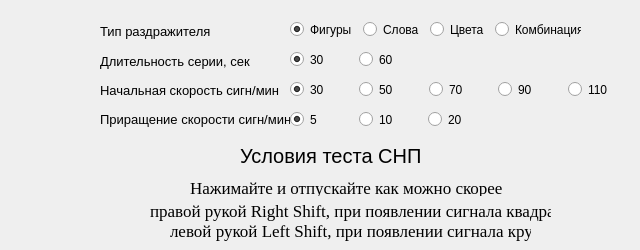
      <widget class="QWidget" name="page_7">
       <widget class="QLabel" name="label_44">
        <property name="geometry">
         <rect>
          <x>170</x>
          <y>220</y>
          <width>361</width>
          <height>21</height>
         </rect>
        </property>
        <property name="font">
         <font>
          <family>Times New Roman</family>
          <pointsize>13</pointsize>
         </font>
        </property>
        <property name="text">
         <string>левой рукой Left Shift, при появлении сигнала круг</string>
        </property>
       </widget>
       <widget class="QWidget" name="layoutWidget_14">
        <property name="geometry">
         <rect>
          <x>290</x>
          <y>20</y>
          <width>291</width>
          <height>19</height>
         </rect>
        </property>
        <layout class="QHBoxLayout" name="horizontalLayout_19">
         <item>
          <widget class="QRadioButton" name="radioButton_54">
           <property name="text">
            <string>Фигуры</string>
           </property>
           <property name="checked">
            <bool>true</bool>
           </property>
          </widget>
         </item>
         <item>
          <widget class="QRadioButton" name="radioButton_55">
           <property name="text">
            <string>Слова</string>
           </property>
          </widget>
         </item>
         <item>
          <widget class="QRadioButton" name="radioButton_56">
           <property name="text">
            <string>Цвета</string>
           </property>
          </widget>
         </item>
         <item>
          <widget class="QRadioButton" name="radioButton_57">
           <property name="text">
            <string>Комбинация</string>
           </property>
          </widget>
         </item>
        </layout>
       </widget>
       <widget class="QWidget" name="layoutWidget_15">
        <property name="geometry">
         <rect>
          <x>100</x>
          <y>20</y>
          <width>190</width>
          <height>111</height>
         </rect>
        </property>
        <layout class="QVBoxLayout" name="verticalLayout_9">
         <item>
          <widget class="QLabel" name="label_45">
           <property name="font">
            <font>
             <pointsize>10</pointsize>
            </font>
           </property>
           <property name="text">
            <string>Тип раздражителя</string>
           </property>
          </widget>
         </item>
         <item>
          <widget class="QLabel" name="label_46">
           <property name="font">
            <font>
             <pointsize>10</pointsize>
            </font>
           </property>
           <property name="text">
            <string>Длительность серии, сек</string>
           </property>
          </widget>
         </item>
         <item>
          <widget class="QLabel" name="label_51">
           <property name="font">
            <font>
             <pointsize>10</pointsize>
            </font>
           </property>
           <property name="text">
            <string>Начальная скорость сигн/мин</string>
           </property>
          </widget>
         </item>
         <item>
          <widget class="QLabel" name="label_47">
           <property name="font">
            <font>
             <pointsize>10</pointsize>
            </font>
           </property>
           <property name="text">
            <string>Приращение скорости сигн/мин</string>
           </property>
          </widget>
         </item>
        </layout>
       </widget>
       <widget class="QWidget" name="layoutWidget_16">
        <property name="geometry">
         <rect>
          <x>290</x>
          <y>110</y>
          <width>201</width>
          <height>19</height>
         </rect>
        </property>
        <layout class="QHBoxLayout" name="horizontalLayout_20">
         <item>
          <widget class="QRadioButton" name="radioButton_58">
           <property name="text">
            <string>5</string>
           </property>
           <property name="checked">
            <bool>true</bool>
           </property>
          </widget>
         </item>
         <item>
          <widget class="QRadioButton" name="radioButton_59">
           <property name="text">
            <string>10</string>
           </property>
          </widget>
         </item>
         <item>
          <widget class="QRadioButton" name="radioButton_60">
           <property name="text">
            <string>20</string>
           </property>
          </widget>
         </item>
        </layout>
       </widget>
       <widget class="QWidget" name="layoutWidget_17">
        <property name="geometry">
         <rect>
          <x>290</x>
          <y>50</y>
          <width>131</width>
          <height>19</height>
         </rect>
        </property>
        <layout class="QHBoxLayout" name="horizontalLayout_21">
         <item>
          <widget class="QRadioButton" name="radioButton_61">
           <property name="text">
            <string>30</string>
           </property>
           <property name="checked">
            <bool>true</bool>
           </property>
          </widget>
         </item>
         <item>
          <widget class="QRadioButton" name="radioButton_62">
           <property name="text">
            <string>60</string>
           </property>
          </widget>
         </item>
        </layout>
       </widget>
       <widget class="QLabel" name="label_48">
        <property name="geometry">
         <rect>
          <x>150</x>
          <y>200</y>
          <width>401</width>
          <height>21</height>
         </rect>
        </property>
        <property name="font">
         <font>
          <family>Times New Roman</family>
          <pointsize>13</pointsize>
         </font>
        </property>
        <property name="text">
         <string>правой рукой Right Shift, при появлении сигнала квадрат,</string>
        </property>
       </widget>
       <widget class="QLabel" name="label_49">
        <property name="geometry">
         <rect>
          <x>190</x>
          <y>180</y>
          <width>331</width>
          <height>16</height>
         </rect>
        </property>
        <property name="font">
         <font>
          <family>Times New Roman</family>
          <pointsize>13</pointsize>
         </font>
        </property>
        <property name="text">
         <string>Нажимайте и отпускайте как можно скорее</string>
        </property>
       </widget>
       <widget class="QLabel" name="label_50">
        <property name="geometry">
         <rect>
          <x>240</x>
          <y>140</y>
          <width>221</width>
          <height>31</height>
         </rect>
        </property>
        <property name="font">
         <font>
          <pointsize>15</pointsize>
         </font>
        </property>
        <property name="text">
         <string>Условия теста СНП</string>
        </property>
       </widget>
       <widget class="QWidget" name="layoutWidget_18">
        <property name="geometry">
         <rect>
          <x>290</x>
          <y>80</y>
          <width>341</width>
          <height>19</height>
         </rect>
        </property>
        <layout class="QHBoxLayout" name="horizontalLayout_22">
         <item>
          <widget class="QRadioButton" name="radioButton_63">
           <property name="text">
            <string>30</string>
           </property>
           <property name="checked">
            <bool>true</bool>
           </property>
          </widget>
         </item>
         <item>
          <widget class="QRadioButton" name="radioButton_64">
           <property name="text">
            <string>50</string>
           </property>
          </widget>
         </item>
         <item>
          <widget class="QRadioButton" name="radioButton_66">
           <property name="text">
            <string>70</string>
           </property>
          </widget>
         </item>
         <item>
          <widget class="QRadioButton" name="radioButton_67">
           <property name="text">
            <string>90</string>
           </property>
          </widget>
         </item>
         <item>
          <widget class="QRadioButton" name="radioButton_65">
           <property name="text">
            <string>110</string>
           </property>
          </widget>
         </item>
        </layout>
       </widget>
      </widget>
